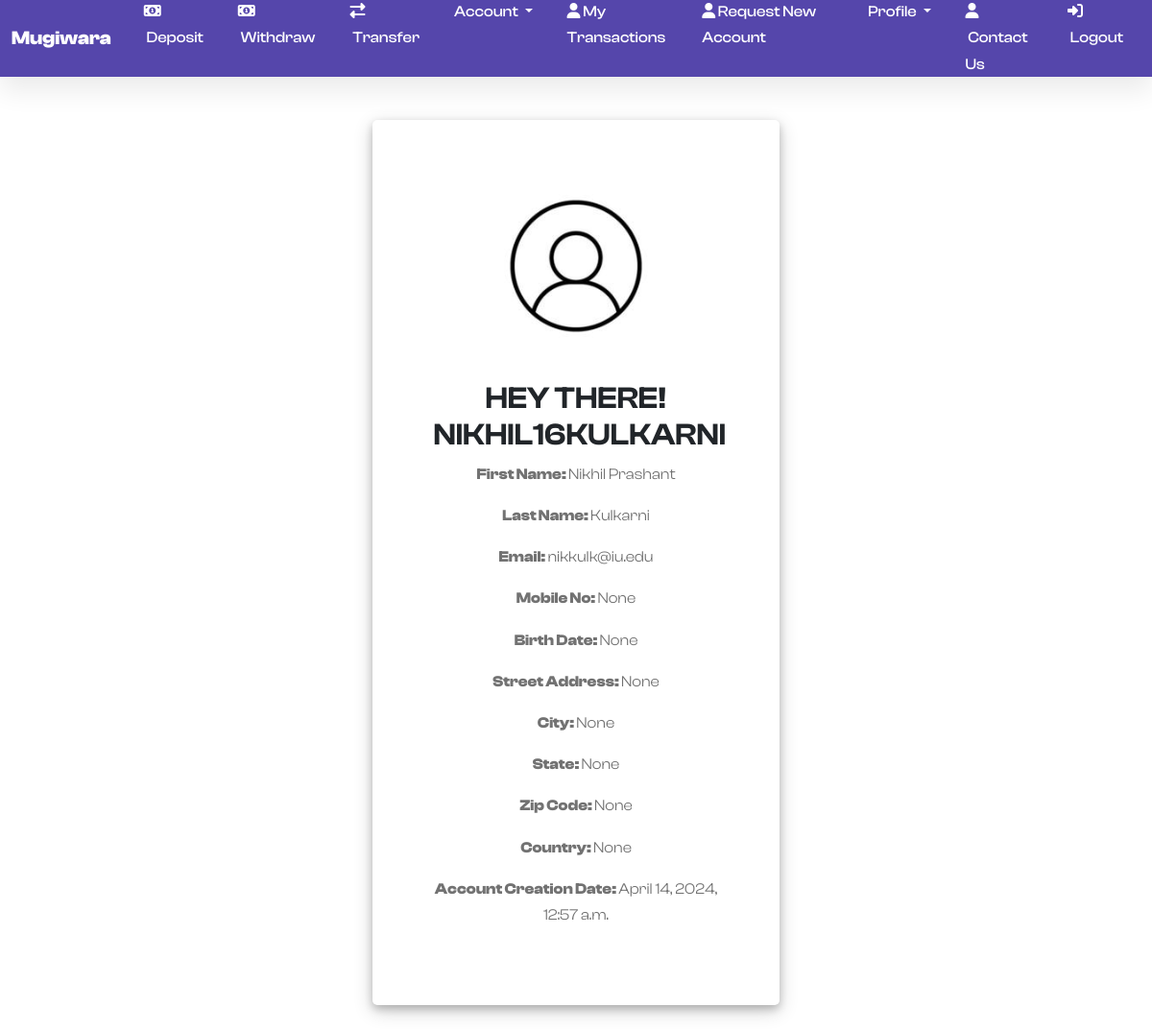
The app's page /profile/ (signed in) with its own data.
### users/models.py (models this page shows, shortened)
class BankingUser(models.Model):
    User_types = {
        'iu_re': 'Regular Employee',
        'iu_sm': 'System Manager',
        'iu_sa': 'System Administrator',
        'eu_cust': 'Customer',
        'eu_mo': 'Merchant/Organization',
    }
    modification_status = {
        'pending': 'Waiting for Approval',
        'rejected': 'Rejected',
        'approved': 'Approved'
    }
    requesting_deletion = {
        'yes': 'Yes',
        'no': 'No'
    }
    user = models.OneToOneField(User, on_delete = models.CASCADE, related_name = 'user')
    usertype = models.CharField(max_length = 256, choices = User_types)
    dob = models.DateField(default = None, blank = True, null = True)
    mobile_number = models.CharField(max_length = 256, default=None, blank=True, null = True)
    street_address = models.CharField(max_length = 512, default=None, blank=True, null = True)
    city = models.CharField(max_length = 128, default=None, blank=True, null = True)
    state = models.CharField(max_length = 128, default=None, blank=True, null = True)
    zip_code = models.CharField(max_length = 10, default=None, blank=True, null = True)
    country = models.CharField(max_length = 256, default=None, blank=True, null = True)
    account_created = models.DateTimeField(auto_now_add = True, null = True)
    user_handler = models.ForeignKey("BankingUser", on_delete = models.CASCADE, related_name = 'internal_user', blank=True, null = True)
    pd_modification_status = models.CharField(max_length = 128, choices = modification_status, blank=True, null = True)
    pd_modified = models.DateTimeField(auto_now = True, blank=True, null = True)
    deletion = models.CharField(max_length = 128, choices = requesting_deletion, blank=True, null = True, default = 'no')
    deletion_status = models.CharField(max_length = 128, choices = modification_status, blank=True, null = True)

### users/views.py (the view)
# urls.py: path('profile/', views.profile, name = 'profile'),
@login_required
def profile(request):
    user = request.user
    banking_user = BankingUser.objects.get(user = user)
    context = {
        'user': user,
        'banking_user': banking_user,
    }
    return render(request, 'users/profile.html', context)

### users/templates/users/profile.html (shortened to what this page needs)
{% extends 'users/base.html' %}
{% load crispy_forms_tags %}
{% block content %}
<!DOCTYPE html>
<html lang="en">
<head>
    <link rel="stylesheet" href="../../static/users/asset/css/profile_update.css">
</head>
<body>
    <div class="container forget-password">
        <div class="row">
            <div class="col-md-12 col-md-offset-4">
                <div class="panel panel-default">
                    <div class="panel-body">
                        <div class="text-center">
                            <img src="../../static/users/asset/images/profile.jpeg" alt="profile-picture" border="0">
                            <h2 class="text-center text-uppercase">Hey There! {{ user }}</h2>
                            <p><strong>First Name: </strong> {{ user.first_name }}</p>
                            <p><strong>Last Name: </strong> {{ user.last_name }}</p>
                            <p><strong>Email: </strong> {{ user.email }}</p>
                            <p><strong>Mobile No: </strong>{{ banking_user.mobile_number }}</p>
                            <p><strong>Birth Date: </strong>{{ banking_user.dob }}</p>
                            <p><strong>Street Address: </strong>{{banking_user.street_address}}</p>
                            <p><strong>City: </strong>{{banking_user.city}}</p>
                            <p><strong>State: </strong>{{banking_user.state}}</p>
                            <p><strong>Zip Code: </strong>{{banking_user.zip_code}}</p>
                            <p><strong>Country: </strong>{{banking_user.country}}</p>
                            <p><strong>Account Creation Date: </strong>{{banking_user.account_created}}</p>
                        </div>
                    </div>
                </div>
            </div>
        </div>
    </div>
</body>
</html>
{% endblock %}

### users/static/users/asset/css/style.css (style rules this page uses)
:root { --c-dark: #212529; --c-brand: #4e57d4; --c-brand-light: #6970dd; --c-brand-rgb: 78, 87, 212; --c-body: #727272; --font-base: "ClashDisplay", sans-serif; --box-shadow: 0px 15px 25px rgba(0,0,0,0.08); --transition: all 0.5s ease; }
body { font-family: var(--font-base); line-height: 1.7; color: var(--c-body); }
h1, h2, h3,h4, h5, h6, .h1, .h2, .h3, .h4, .h5, .h6 { font-weight: 600; color: var(--c-dark); }
img { max-width: 100%; height: auto; }

### users/static/users/asset/css/profile_update.css (style rules this page uses)
.forget-password .panel-default { padding: 31%; margin-top: -27%; }
.forget-password .panel-body { padding: 15%; margin-bottom: -50%; background: #fff; border-radius: 5px; -webkit-box-shadow: 0 4px 8px 0 rgba(0, 0, 0, 0.2), 0 6px 20px 0 rgba(0, 0, 0, 0.19); }
img { width: 40%; margin-bottom: 10%; }
img { width: 60%; margin-bottom: 10%; }
.text-uppercase { text-transform: uppercase; }

### records on screen
BankingUser: mobile_number "None", dob "None", street_address "None", city "None", state "None", zip_code "None", country "None", account_created "April 14, 2024, 12:57 a.m."

### other values on screen
{{ user }} "NIKHIL16KULKARNI"
{{ user.first_name }} "Nikhil Prashant"
{{ user.last_name }} "Kulkarni"
{{ user.email }} "nikkulk@iu.edu"
